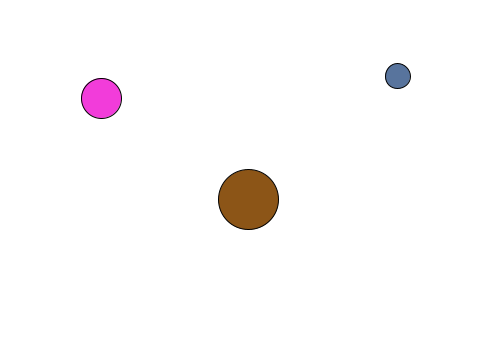
Frame 1 (no input)
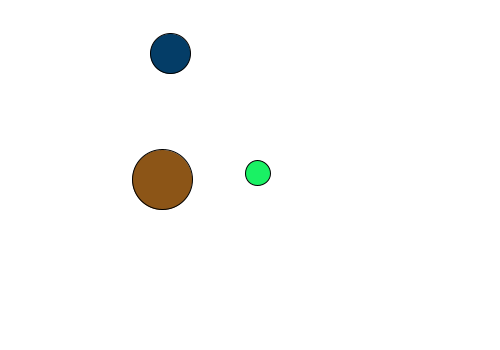
Frame 60 (the mouse pressed at the canvas centre just before this capture)
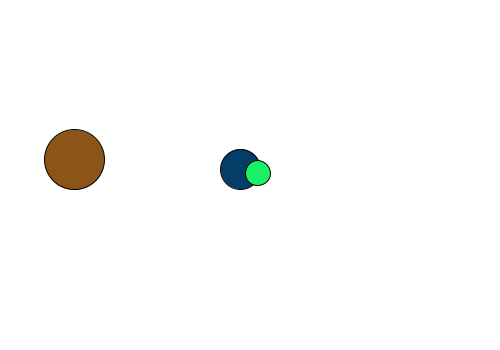
Frame 120 (the mouse held since frame 60 and released just before this capture)

The Processing sketch that drew these frames (run headless with seeded random() and noise(); from frame 60 on, the mouse is pressed at the canvas centre):

// Processing sketch: L11_Myachi
// ── L11_Myachi.pde
// Урок 11. Клас Ball: три незалежні м'ячі

Ball b1, b2, b3;

void setup() {
  size(500, 350);
  b1 = new Ball(100, 100, 40);
  b2 = new Ball(250, 200, 60);
  b3 = new Ball(400, 80, 25);
}

void draw() {
  background(255);
  b1.move();  b1.bounce();  b1.display();
  b2.move();  b2.bounce();  b2.display();
  b3.move();  b3.bounce();  b3.display();
}

class Ball {
  float x, y, d;
  float xSpeed, ySpeed;
  color c;

  Ball(float tempX, float tempY, float tempD) {
    x = tempX;
    y = tempY;
    d = tempD;
    xSpeed = random(-4, 4);
    ySpeed = random(-4, 4);
    c = color(random(255), random(255), random(255));
  }

  void move() {
    x += xSpeed;
    y += ySpeed;
  }

  // Відскок від стінок + зміна кольору
  void bounce() {
    if (x > width - d/2 || x < d/2) {
      xSpeed *= -1;
      c = color(random(255), random(255), random(255));
    }
    if (y > height - d/2 || y < d/2) {
      ySpeed *= -1;
      c = color(random(255), random(255), random(255));
    }
  }

  void display() {
    stroke(0);
    fill(c);
    ellipse(x, y, d, d);
  }

  // Чи знаходиться курсор над м'ячем?
  boolean isUnderMouse() {
    return dist(mouseX, mouseY, x, y) < d/2;
  }
}

// Клацання по м'ячу зупиняє його
void mousePressed() {
  if (b1.isUnderMouse()) { b1.xSpeed = 0; b1.ySpeed = 0; }
  if (b2.isUnderMouse()) { b2.xSpeed = 0; b2.ySpeed = 0; }
  if (b3.isUnderMouse()) { b3.xSpeed = 0; b3.ySpeed = 0; }
}
